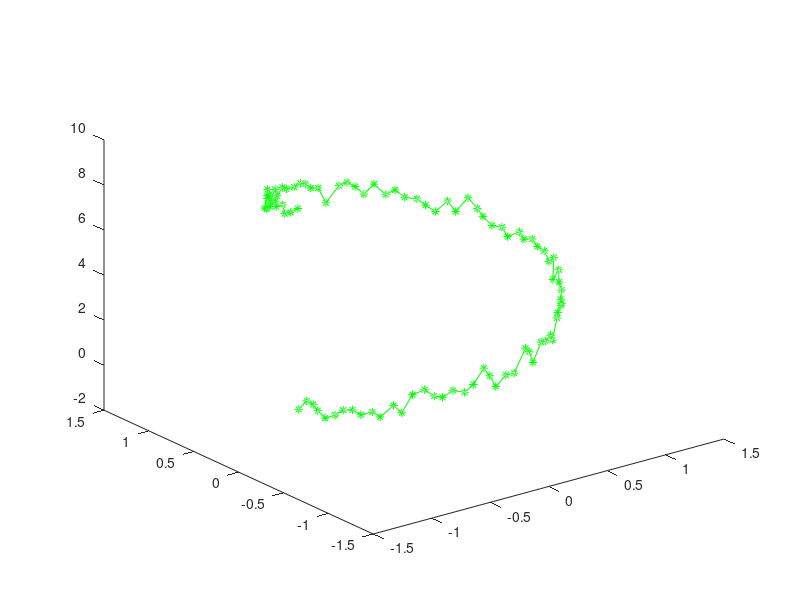
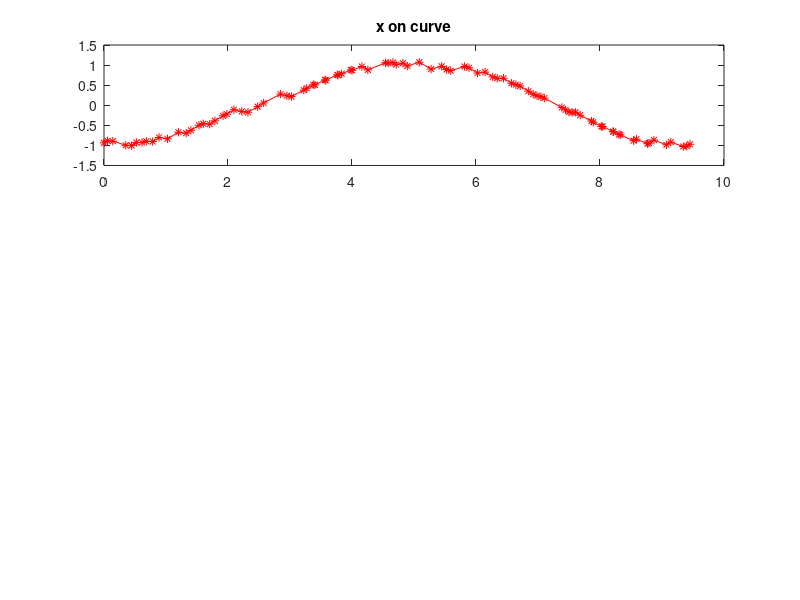

Recreate these plots in MATLAB, in order. (Note: this script raises an error after producing the figures.)

close all
clear all


samples1=zeros(10,3);

samples2=zeros(91,3);

t=0:1:9;
samples1(:,1)=t;
samples1(:,2)=-sin(2*pi*t/9);
samples1(:,3)=t;
t=0:0.1:9;
samples2(:,1)=-cos(2*pi*t/9);
samples2(:,2)=-sin(2*pi*t/9);
samples2(:,3)=t;

rumore=normrnd(0,0.05,91,1)
samples2(:,1)=samples2(:,1)+rumore
samples2(:,2)=samples2(:,2)+rumore
rumore=normrnd(0,0.2,91,1)
samples2(:,3)=samples2(:,3)+rumore
samples3=[0 0 0; 1 1 1; 0 2 2;0 5 3;0 6 8]
figure(1)
plot3(samples2(:,1),samples2(:,2),samples2(:,3),'g*-')
%hold on
%plot(samples1(:,1),samples1(:,2),'r*-')

figure(2)

t = cumsum(sqrt([0,diff(samples2(:,1)')].^2 + [0,diff(samples2(:,2)')].^2));
subplot(3,1,1)
plot(t,samples2(:,1),'r*-')
title('x on curve')
hold on
fx=fit(t',samples2(:,1),'poly4')
plot(fx,'b')
xlabel('curve length')
ylabel('x')

subplot(3,1,2)
plot(t,samples2(:,2),'r*-')
title('y on curve')
hold on
fy=fit(t',samples2(:,2),'poly4')
plot(fy,'b')
xlabel('curve length')
ylabel('y')

subplot(3,1,3)
plot(t,samples2(:,3),'r*-')
title('z on curve')
hold on
fz=fit(t',samples2(:,3),'poly4')
plot(fz,'b')
xlabel('curve length')
ylabel('z')


resample=zeros(ceil(t(end)),3)
resample(:,1)=fx(0:ceil(t(end))-1)
resample(:,2)=fy(0:ceil(t(end))-1)
resample(:,3)=fz(0:ceil(t(end))-1)
figure(1)
hold on
plot3(resample(:,1),resample(:,2),resample(:,3),'b-*')


